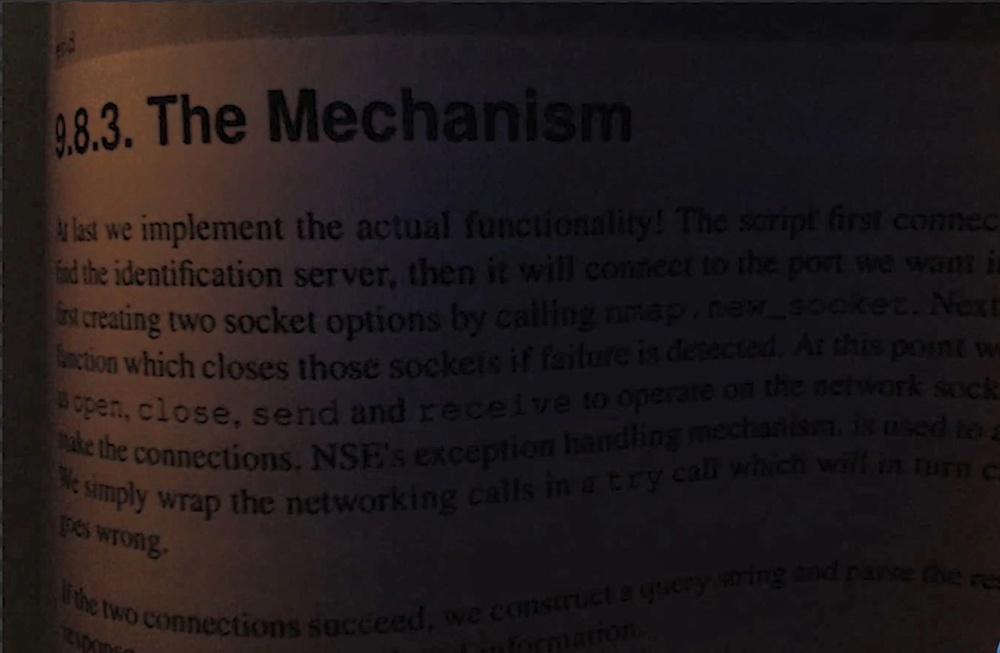
#> input picture lesson9/image.jpg, 1000 x 653 px, shrunk from 1252 x 817 before the run
$ python lesson9.py
#> lines starting #> are read from the running program, lines starting #| are printed output that depends on the picture; after the words box and inside, x2 and y2 are one past the last pixel; in counts of white or black regions, pixels touching at a corner belong together
import cv2
import numpy as np

img = cv2.imread('image.jpg')
#> img is the input picture: shape (653, 1000, 3); mean B, G, R 26.7, 25.8, 32.7
gray = cv2.cvtColor(img, cv2.COLOR_BGR2GRAY)
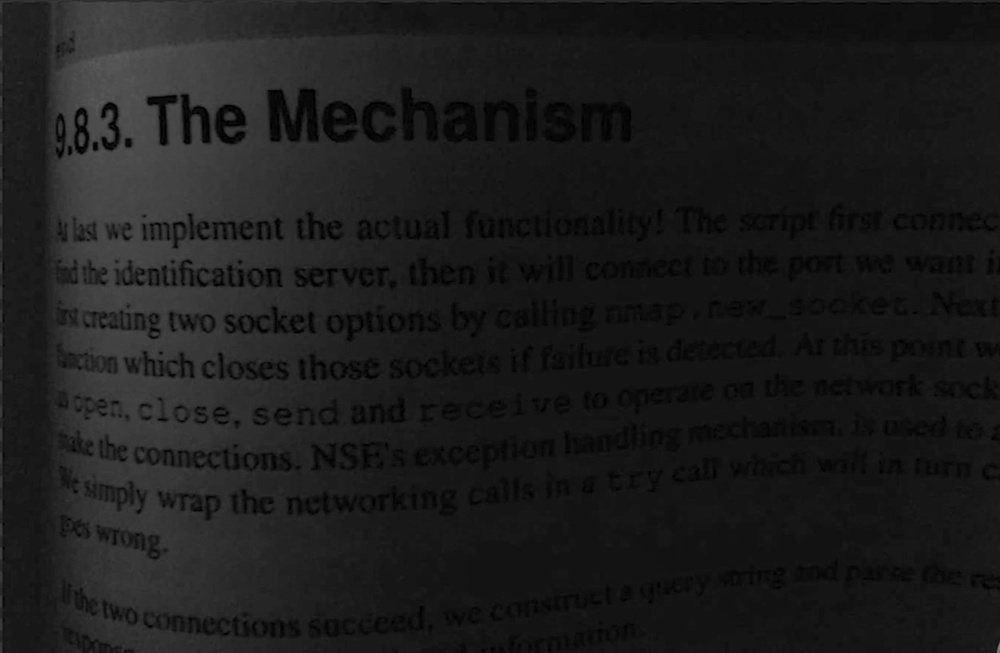
#> gray: shape (653, 1000); min 0, max 133, mean 28
ret, threshold = cv2.threshold(gray, 12, 255, cv2.THRESH_BINARY)
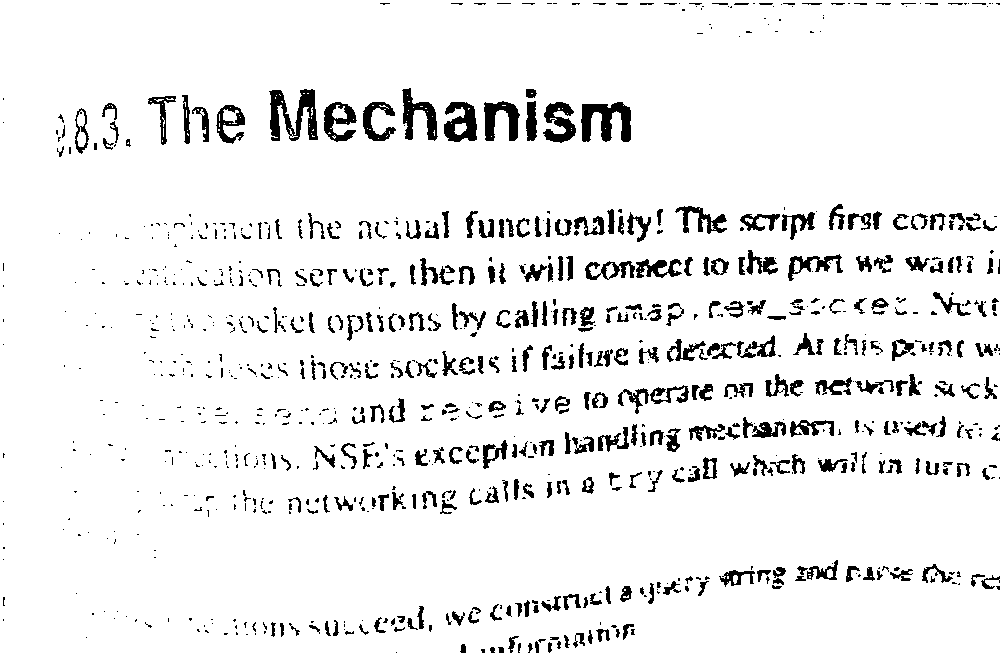
#> threshold: shape (653, 1000); 92.9% white; 963 black regions (548 under 20 px), largest, box (x1, y1, x2, y2) and area: (269, 89, 318, 141) 1322, (581, 102, 631, 142) 1218, (444, 102, 477, 142) 853
th = cv2.adaptiveThreshold(gray, 255, cv2.ADAPTIVE_THRESH_GAUSSIAN_C, cv2.THRESH_BINARY, 115, 1)
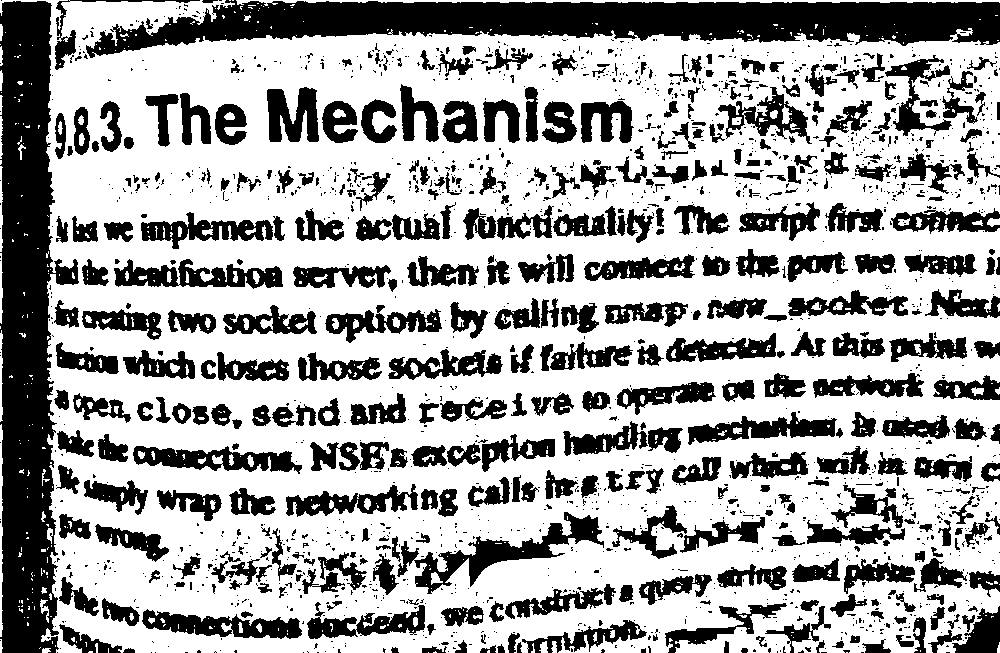
#> th: shape (653, 1000); 65.4% white; 1891 black regions (1463 under 20 px), largest, box (x1, y1, x2, y2) and area: (0, 1, 79, 653) 31518, (86, 0, 1000, 58) 29988, (397, 512, 604, 594) 4169

cv2.imshow('page', threshold)
cv2.imshow('page2', th)

cv2.waitKey(0)
cv2.destroyAllWindows()
